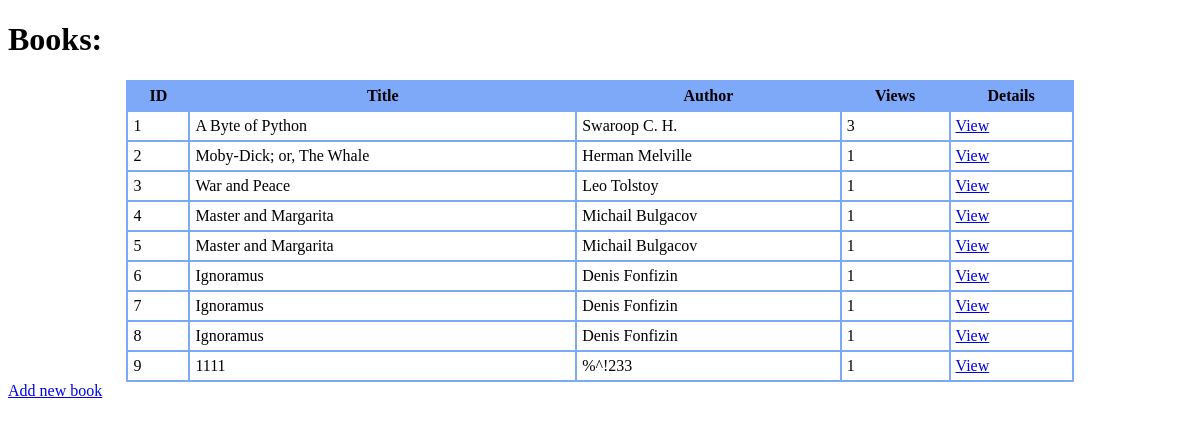
/books, run on the app's committed database.
### tables this page shows
CREATE TABLE `table_books` (
                    id INTEGER PRIMARY KEY AUTOINCREMENT, 
                    title TEXT, 
                    author TEXT
                , views INTEGER DEFAULT 0);

### routes.py (the view)
@app.route('/books')
def all_books():
    books = get_all_books()
    for book in books:
        increment_views(book.id)
    return render_template('index.html', books=books)

### models.py (called while the page is built)
def get_all_books() -> List[Book]:
    with sqlite3.connect('table_books.db') as conn:
        cursor: sqlite3.Cursor = conn.cursor()
        cursor.execute(
            """
            SELECT * from `table_books`
            """
        )
        return [Book(*row) for row in cursor.fetchall()]

def increment_views(book_id: int) -> None:
    with sqlite3.connect('table_books.db') as conn:
        cursor: sqlite3.Cursor = conn.cursor()
        cursor.execute(
            """
            UPDATE `table_books` SET views = views + 1
            WHERE id = ?
            """,
            (book_id,)
        )
        conn.commit()

### templates/index.html (shortened to what this page needs)
<!DOCTYPE html>
<html>
<head>
    <link rel="stylesheet" type="text/css" href="{{ url_for('static', filename='style.css') }}">
</head>
<body>
<h1>Books:</h1>
{% if books %}
<table class="customTable">
    <thead>
    <tr>
        <th>ID</th>
        <th>Title</th>
        <th>Author</th>
        <th>Views</th>
        <th>Details</th>
    </tr>
    </thead>
    <tbody>
    {% for book in books %}
    <tr>
        <td>{{ book.id }}</td>
        <td>{{ book.title }}</td>
        <td>{{ book.author }}</td>
        <td>{{ book.views }}</td>
        <td>
            <a href="{{ url_for('book_detail', book_id=book.id) }}">View</a>
        </td>
    </tr>
    {% endfor %}
    </tbody>
</table>
{% else %}
<h2>Sorry, no books in DB.</h2>
{% endif %}
<a href="{{ url_for('books_form') }}">Add new book</a>
</body>
</html>

### static/style.css (style rules this page uses)
table.customTable { width: 80%; background-color: #FFFFFF; border-collapse: collapse; border-width: 2px; border-color: #7ea8f8; border-style: solid; color: #000000; margin: auto; }
table.customTable td, table.customTable th { border-width: 2px; border-color: #7ea8f8; border-style: solid; padding: 5px; }
table.customTable thead { background-color: #7ea8f8; }

### data on the page
table_books: id "1", title "A Byte of Python", author "Swaroop C. H.", views "3"
table_books: id "2", title "Moby-Dick; or, The Whale", author "Herman Melville", views "1"
table_books: id "3", title "War and Peace", author "Leo Tolstoy", views "1"
table_books: id "4", title "Master and Margarita", author "Michail Bulgacov", views "1"
table_books: id "5", title "Master and Margarita", author "Michail Bulgacov", views "1"
table_books: id "6", title "Ignoramus", author "Denis Fonfizin", views "1"
table_books: id "7", title "Ignoramus", author "Denis Fonfizin", views "1"
table_books: id "8", title "Ignoramus", author "Denis Fonfizin", views "1"
table_books: id "9", title "1111", author "%^!233", views "1"
